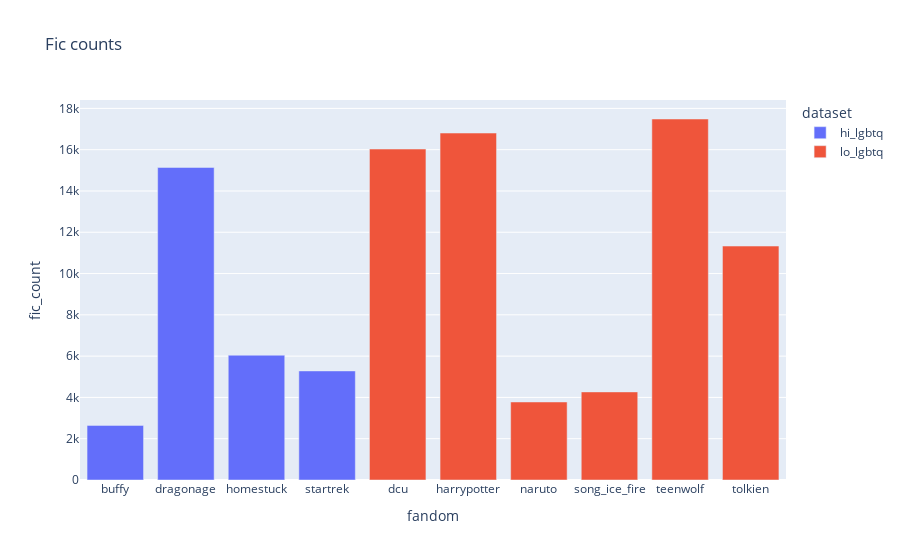

Notebook code for this chart:
### Markdown cell above
# Restrict time periods, uniformly sample across fandoms

### Code cell
# Latest fics/fandom
import datetime
beg_date = datetime.datetime(2014,6,26)
event_date = datetime.datetime(2015,6,26)
end_date = datetime.datetime(2016,6,26)

metadata = all_metadata.loc[(all_metadata['published'] >= beg_date) & (all_metadata['published'] <= end_date)]

# Find minimum #fics to sample/fandom
fandom_info = metadata.groupby('fandom').agg({'fandom': 'size', 'dataset': lambda x: x.tolist()[0]})
fandom_info = fandom_info.rename(columns={'fandom': 'fic_count'})
print(fandom_info['fic_count'].min())

# Fic counts
import plotly.express as px
fig = px.bar(fandom_info, x=fandom_info.index, y='fic_count', color='dataset', title='Fic counts')
fig.show()

### Figure 1 — Plotly figure (JSON) as saved in the notebook; plotly's stock layout.template omitted (floating-point values rounded to 4 significant figures)
{"data": [{"alignmentgroup": "True", "hovertemplate": "dataset=hi_lgbtq<br>fandom=%{x}<br>fic_count=%{y}<extra></extra>", "legendgroup": "hi_lgbtq", "marker": {"color": "#636efa"}, "name": "hi_lgbtq", "offsetgroup": "hi_lgbtq", "orientation": "v", "showlegend": true, "textposition": "auto", "type": "bar", "x": ["buffy", "dragonage", "homestuck", "startrek"], "xaxis": "x", "y": [2645, 15139, 6046, 5283], "yaxis": "y"}, {"alignmentgroup": "True", "hovertemplate": "dataset=lo_lgbtq<br>fandom=%{x}<br>fic_count=%{y}<extra></extra>", "legendgroup": "lo_lgbtq", "marker": {"color": "#EF553B"}, "name": "lo_lgbtq", "offsetgroup": "lo_lgbtq", "orientation": "v", "showlegend": true, "textposition": "auto", "type": "bar", "x": ["dcu", "harrypotter", "naruto", "song_ice_fire", "teenwolf", "tolkien"], "xaxis": "x", "y": [16031, 16806, 3779, 4267, 17486, 11332], "yaxis": "y"}], "layout": {"barmode": "relative", "legend": {"title": {"text": "dataset"}, "tracegroupgap": 0}, "title": {"text": "Fic counts"}, "xaxis": {"anchor": "y", "domain": [0, 1], "title": {"text": "fandom"}}, "yaxis": {"anchor": "x", "domain": [0, 1], "title": {"text": "fic_count"}}}}
